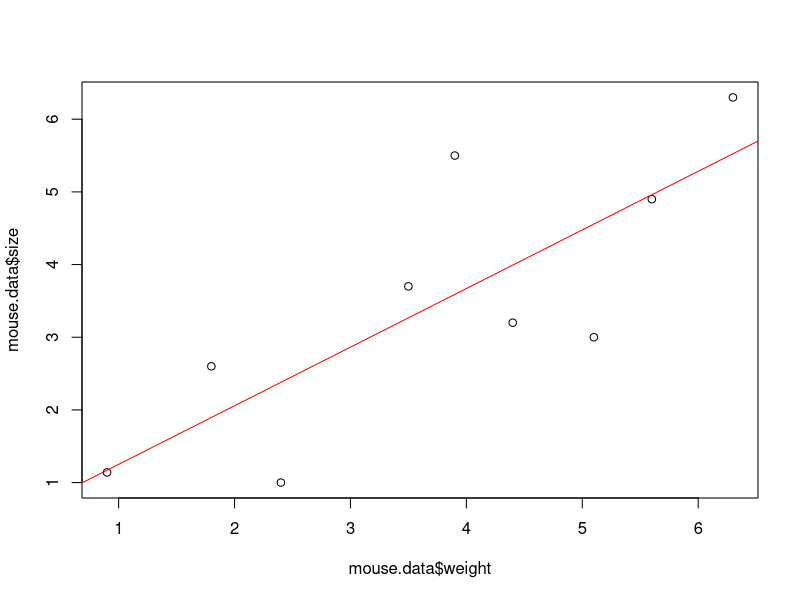

This chart was generated by the following R code:
mouse.data<-data.frame (
  weight=c(0.9, 1.8, 2.4, 3.5, 3.9, 4.4, 5.1, 5.6, 6.3),
  size=c(1.14, 2.6, 1.0, 3.7, 5.5, 3.2, 3.0, 4.9, 6.3))

mouse.data
plot(mouse.data$weight, mouse.data$size)

mouse.regression<-lm(size~weight, data=mouse.data)
mouse.regression
summary(mouse.regression)
abline(mouse.regression, col="red")

